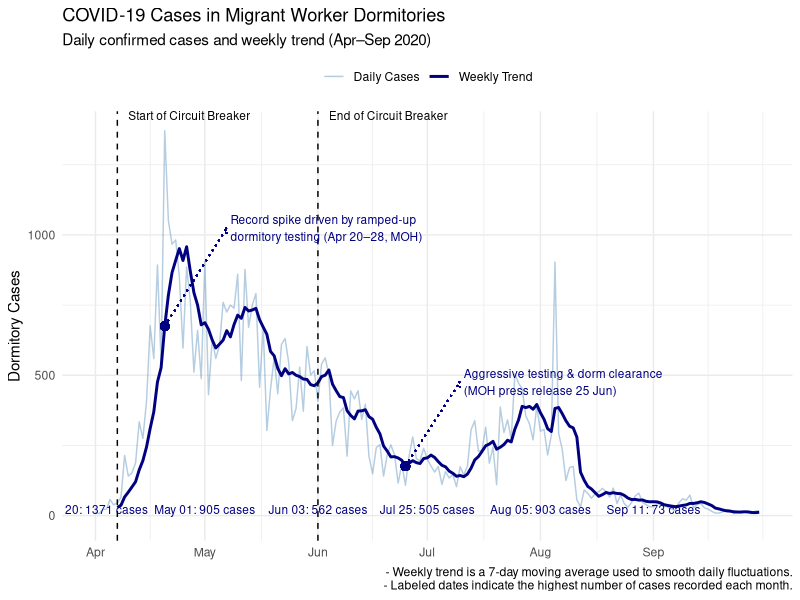
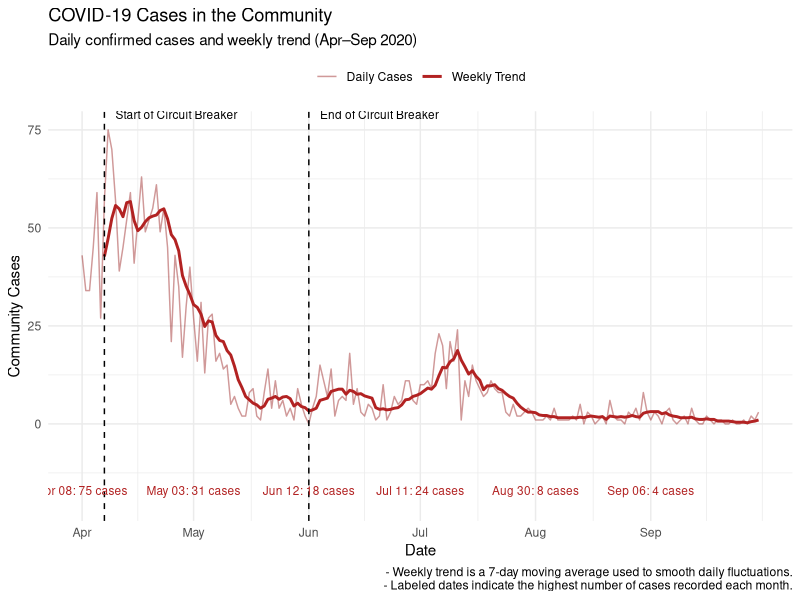
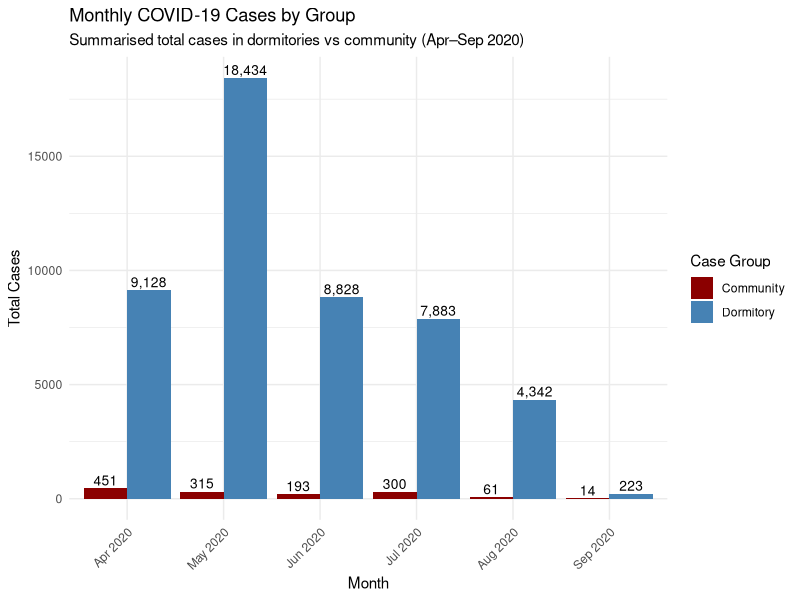
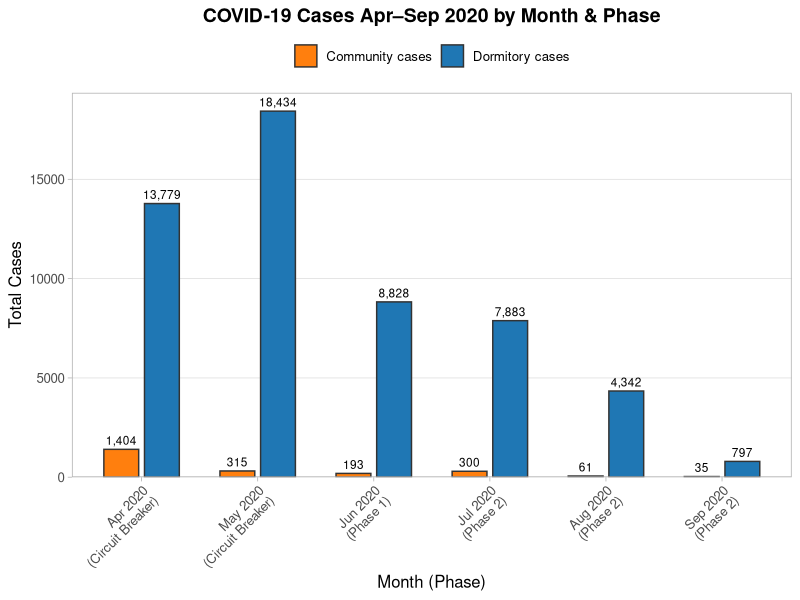
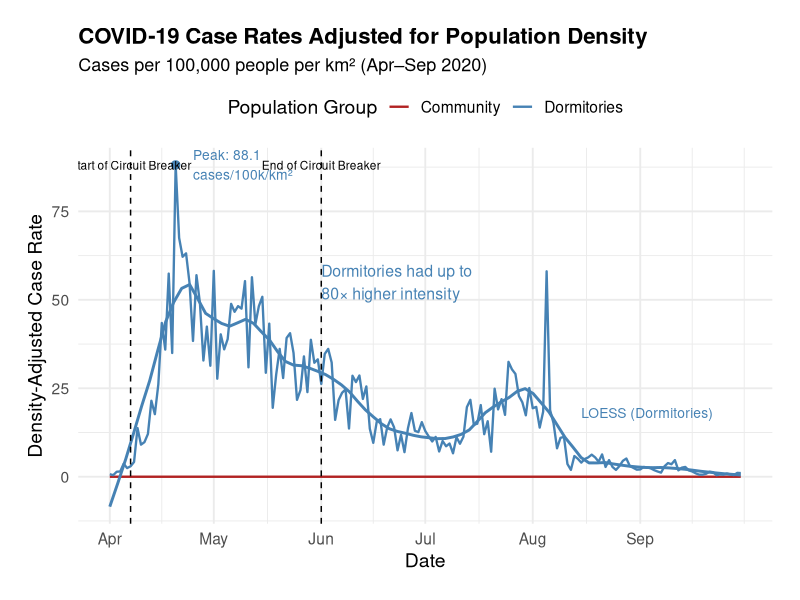
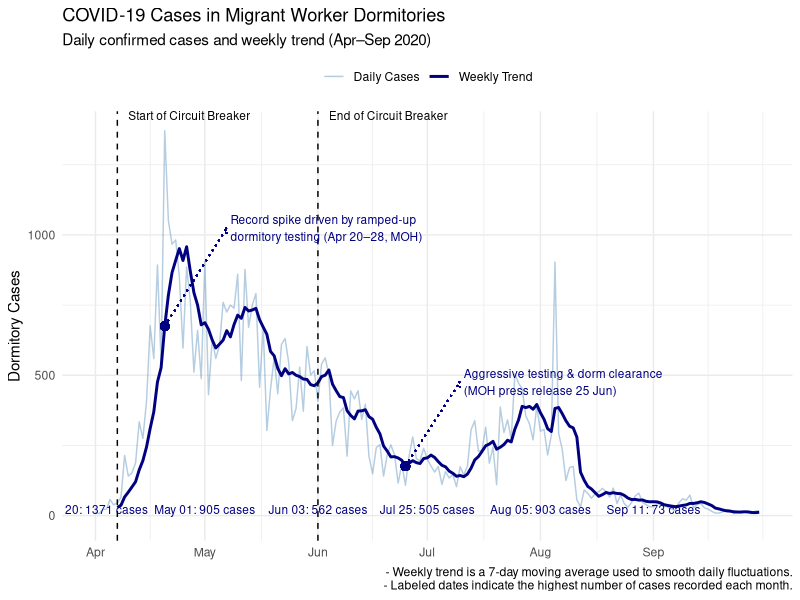
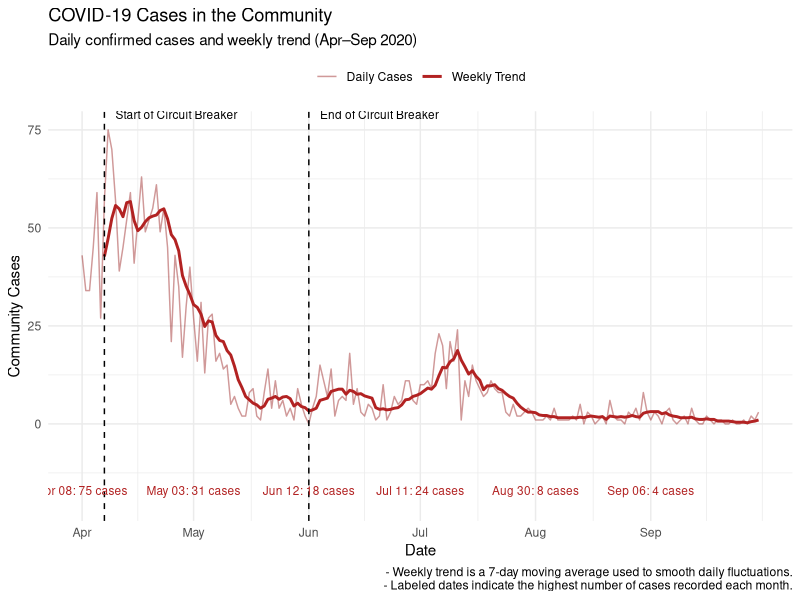
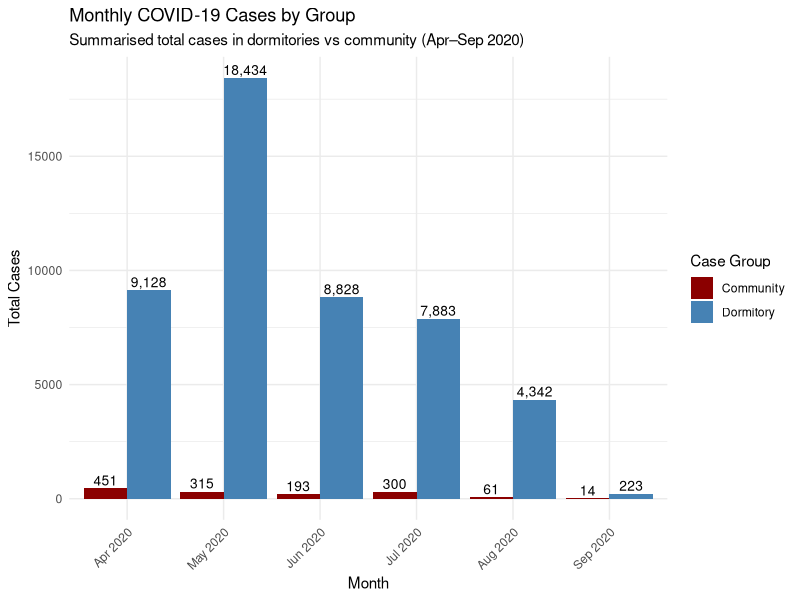

The R script that drew these images, in order:
## ---- chunk 1
# Load necessary libraries
library(tidyverse)
library(lubridate)
## ---- chunk 2
# Load the dataset
covid_data <- read_csv("covid19_sg.csv")
covid_data

# Count total number of NA values before cleaning
total_na_before <- sum(is.na(covid_data))
print(paste("Total NA values before cleaning:", as.numeric(total_na_before)))

## ---- chunk 3

# Clean dataset: replace NA in numeric columns with 0
covid_data <- covid_data %>%
  mutate(
    'Perc population completed at least one dose' = as.numeric(`Perc population completed at least one dose`),
    'Perc population completed vaccination' = as.numeric(`Perc population completed vaccination`),
    'Perc population taken booster shots' = as.numeric(`Perc population taken booster shots`),
  )

# Clean dataset: replace NA in numeric columns with 0
covid_clean <- covid_data %>%
  mutate(across(where(is.numeric), ~replace_na(., 0)))

# Count total number of 0s in numeric columns after cleaning
total_zeros_after <- covid_clean %>%
  select(where(is.numeric)) %>%
  summarise_all(~sum(. == 0)) %>%
  unlist() %>%
  sum()

print(paste("Total 0 values after cleaning:", as.numeric(total_zeros_after)))

## ---- chunk 4
# Define fixed population and land area values (2020)
dorm_population <- 311100
dorm_land_area <- 5.0
community_population <- 5685807
community_land_area <- 723.3  # 728.3 - 5.0

# Add density-adjusted rates to the dataset
covid_clean <- covid_clean %>%
  mutate(
    dorm_cases_density_rate = (`Local cases residing in dorms MOH report` / dorm_population) * 100000 / dorm_land_area,
    community_cases_density_rate = (`Local cases not residing in doms MOH report` / community_population) * 100000 / community_land_area
  )

## ---- chunk 5
#| label: Time Series Line Chart (Dormitory vs Community)
library(patchwork)
library(zoo)

# Filter data for focus period
covid_focus <- covid_clean %>%
  filter(Date >= as.Date("2020-04-01") & Date <= as.Date("2020-09-30")) %>%
  select(Date,
         Dormitory = `Local cases residing in dorms MOH report`,
         Community = `Local cases not residing in doms MOH report`) %>%
  mutate(
    Dormitory_MA = rollmean(Dormitory, k = 7, fill = NA, align = "right"),
    Community_MA = rollmean(Community, k = 7, fill = NA, align = "right"),
    Month = floor_date(Date, "month")
  )

# Dynamically compute monthly peak rows
dorm_peaks <- covid_focus %>%
  group_by(Month) %>%
  filter(Dormitory == max(Dormitory, na.rm = TRUE)) %>%
  slice(1) %>%  # Ensure only one row per month
  ungroup() %>%
  mutate(Label = paste0(format(Date, "%b %d"), ": ", Dormitory, " cases"),
         Month = floor_date(Month, "month"))  # Ensure it's 1st of month


comm_peaks <- covid_focus %>%
  group_by(Month) %>%
  filter(Community == max(Community, na.rm = TRUE)) %>%
  slice(1) %>%
  ungroup() %>%
  mutate(Label = paste0(format(Date, "%b %d"), ": ", Community, " cases"),
         Month = floor_date(Month, "month"))

# Point of interest (June 25)
annotate_point <- as.Date("2020-06-25")
annotate_y <- covid_focus %>% filter(Date == annotate_point) %>% pull(Dormitory_MA)

# Plot 1: Dormitory Cases
p1 <- ggplot(covid_focus, aes(x = Date)) +
  geom_line(
    aes(y = Dormitory, color = "Daily Cases"),
    alpha = 0.4) +
  geom_line(
    aes(y = Dormitory_MA, color = "Weekly Trend"),
    size = 1) +
  geom_vline(
    xintercept = as.Date("2020-04-07"),
    linetype = "dashed",
    color = "black") +
  geom_vline(
    xintercept = as.Date("2020-06-01"),
    linetype = "dashed",
    color = "black") +
  geom_text(
    data = dorm_peaks,
    aes(x = Month, y = -20, label = Label),
    inherit.aes = FALSE, 
    vjust = -0.8, size = 3, color = "navy") +
  geom_point(
    aes(x = annotate_point, y = annotate_y), 
    color = "navy", size = 2.5) + 
   geom_segment(
     aes(x = annotate_point, y = annotate_y, xend = annotate_point + 15, yend = annotate_y + 300),
     arrow = arrow(length = unit(0.15, "cm")),
     color = "navy", linetype = "dotted") +
  annotate("text", 
            x = as.Date("2020-04-10"), 
            y = max(covid_focus$Dormitory, na.rm = TRUE),
            label = "Start of Circuit Breaker",
            hjust = 0, vjust = -1.2, size = 3) +
  annotate("text",
           x = as.Date("2020-06-04"),
           y = max(covid_focus$Dormitory, na.rm = TRUE),
           label = "End of Circuit Breaker",
           hjust = 0, vjust = -1.2, size = 3) +
  annotate("text",
           x = annotate_point + 16,
           y = annotate_y + 300,
           label = "Aggressive testing & dorm clearance\n(MOH press release 25 Jun)",
           hjust = 0, size = 3, color = "navy") +
  scale_x_date(
    breaks = seq(as.Date("2020-04-01"), as.Date("2020-09-30"), by = "1 month"),
    date_labels = "%b",
    limits = c(as.Date("2020-04-01"), as.Date("2020-09-30"))
  ) +
  scale_color_manual(
    values = c("Daily Cases" = "steelblue", "Weekly Trend" = "navy")) +
  labs(
    title = "COVID-19 Cases in Migrant Worker Dormitories",
    subtitle = "Daily confirmed cases and weekly trend (Apr–Sep 2020)",
    caption = "- Weekly trend is a 7-day moving average used to smooth daily fluctuations.\n- Labeled dates indicate the highest number of cases recorded each month.",
    y = "Dormitory Cases", x = NULL, color = NULL) +
  theme_minimal() +
  theme(legend.position = "top")


# April spike annotation for Dormitory cases
combined_apr <- as.Date("2020-04-20")
combined_apr_y <- covid_focus %>% filter(Date == combined_apr) %>% pull(Dormitory_MA)

p1 <- p1 +
  geom_point(aes(x = combined_apr, y = combined_apr_y), color = "navy", size = 2.5) +
  geom_segment(aes(x = combined_apr, y = combined_apr_y,
                   xend = combined_apr + 17, yend = combined_apr_y + 350), arrow = arrow(length = unit(0.15, "cm")), color = "navy", linetype = "dotted") +
  annotate("text",
           x = combined_apr + 18,
           y = combined_apr_y + 350,
           label = "Record spike driven by ramped-up\ndormitory testing (Apr 20–28, MOH)",
           hjust = 0, size = 3, color = "navy")




# Plot 2: Community Cases
p2 <- ggplot(covid_focus, aes(x = Date)) +
  geom_line(aes(y = Community, color = "Daily Cases"), alpha = 0.4) +
  geom_line(aes(y = Community_MA, color = "Weekly Trend"), size = 1) +
  geom_vline(xintercept = as.Date("2020-04-07"), linetype = "dashed", color = "black") +
  geom_vline(xintercept = as.Date("2020-06-01"), linetype = "dashed", color = "black") +
  geom_text(data = comm_peaks, aes(x = Month, y = -20, label = Label),
          inherit.aes = FALSE, vjust = -0.8, size = 3, color = "firebrick") +
  annotate("text", x = as.Date("2020-04-10"), y = max(covid_focus$Community, na.rm = TRUE),
           label = "Start of Circuit Breaker", hjust = 0, vjust = -1.2, size = 3) +
  annotate("text", x = as.Date("2020-06-04"), y = max(covid_focus$Community, na.rm = TRUE),
           label = "End of Circuit Breaker", hjust = 0, vjust = -1.2, size = 3) +
  scale_x_date(
    breaks = seq(as.Date("2020-04-01"), as.Date("2020-09-30"), by = "1 month"),
    date_labels = "%b",
    limits = c(as.Date("2020-04-01"), as.Date("2020-09-30"))
  ) +
  scale_color_manual(values = c("Daily Cases" = "darkred", "Weekly Trend" = "firebrick")) +
  labs(
    title = "COVID-19 Cases in the Community",
    subtitle = "Daily confirmed cases and weekly trend (Apr–Sep 2020)",
    caption = "- Weekly trend is a 7-day moving average used to smooth daily fluctuations.\n- Labeled dates indicate the highest number of cases recorded each month.",
    y = "Community Cases", x = "Date", color = NULL
  ) +
  theme_minimal() +
  theme(legend.position = "top")

# Save each plot separately
ggsave("covid_dormitory_plot.png", p1, width = 12, height = 6)
ggsave("covid_community_plot.png", p2, width = 12, height = 6)

# Optionally display each one in sequence
p1
p2






## ---- chunk 6
#| label: Monthly cases bar plot (Dormitory vs Community)
library(scales)

# Prepare monthly summary
monthly_cases <- covid_clean %>%
  filter(Date >= as.Date("2020-04-20") & Date <= as.Date("2020-09-07")) %>%
  mutate(Month = floor_date(Date, "month")) %>%
  group_by(Month) %>%
  summarise(
    Dormitory = sum(`Local cases residing in dorms MOH report`, na.rm = TRUE),
    Community = sum(`Local cases not residing in doms MOH report`, na.rm = TRUE)
  ) %>%
  pivot_longer(cols = c(Dormitory, Community), names_to = "Group", values_to = "Cases") %>%
  mutate(Month = factor(format(Month, "%b %Y"), levels = format(seq.Date(as.Date("2020-04-01"), as.Date("2020-09-01"), by = "month"), "%b %Y")))

# Plot
monthly_bar <- ggplot(monthly_cases, aes(x = Month, y = Cases, fill = Group)) +
  geom_col(position = position_dodge(width = 0.9)) +
  geom_text(
    aes(label = comma(Cases)),
    position = position_dodge(width = 0.9),
    vjust = -0.3,
    size = 3.5
  ) +
  scale_fill_manual(values = c("Dormitory" = "steelblue", "Community" = "darkred")) +
  labs(
    title = "Monthly COVID-19 Cases by Group",
    subtitle = "Summarised total cases in dormitories vs community (Apr–Sep 2020)",
    x = "Month", y = "Total Cases", fill = "Case Group"
  ) +
  theme_minimal() +
  theme(axis.text.x = element_text(angle = 45, hjust = 1))

# Save and view
ggsave("monthly_covid_cases_grouped.png", monthly_bar, width = 10, height = 6)
monthly_bar

## ---- chunk 7

library(tidyverse)
library(lubridate)
library(scales)

# 1) Load & filter Apr–Sep 2020
df <- read_csv("covid19_sg.csv", col_types = cols(
  Date = col_date(),
  `Local cases residing in dorms MOH report`    = col_double(),
  `Local cases not residing in doms MOH report` = col_double(),
  Phase = col_character()
)) %>%
  filter(Date >= ymd("2020-04-01"), Date <= ymd("2020-09-30")) %>%
  mutate(
    dorm  = `Local cases residing in dorms MOH report`,
    comm  = `Local cases not residing in doms MOH report`,
    Month = floor_date(Date, "month")
  )

# 2) Summarise + build labels
monthly <- df %>%
  group_by(Month) %>%
  summarise(
    dorm  = sum(dorm, na.rm = TRUE),
    comm  = sum(comm, na.rm = TRUE),
    Phase = Phase %>% table() %>% which.max() %>% names()
  ) %>%
  ungroup() %>%
  mutate(
    label = paste0(format(Month, "%b %Y"), "\n(", Phase, ")")
  )

# 3) Pivot longer for ggplot
monthly_long <- monthly %>%
  select(label, dorm, comm) %>%
  pivot_longer(c(dorm, comm),
               names_to  = "Type",
               values_to = "Count") %>%
  mutate(
    Type = recode(Type,
                  dorm = "Dormitory cases",
                  comm = "Community cases"),
    label = factor(label, levels = monthly$label)  # preserve order
  )

# 4) Plot
ggplot(monthly_long, aes(x = label, y = Count, fill = Type)) +
  geom_col(position = position_dodge(width = 0.7),
           width    = 0.6,
           color    = "grey20") +
  geom_text(aes(label = comma(Count)),
            position = position_dodge(width = 0.7),
            vjust    = -0.5,
            size     = 3) +
  scale_fill_manual(
    values = c("Community cases" = "#ff7f0e",
               "Dormitory cases" = "#1f77b4")
  ) +
  scale_y_continuous(
    expand = expansion(mult = c(0, 0.05))
  ) +
  theme_light(base_size = 12) +
  theme(
    axis.text.x       = element_text(angle = 45, hjust = 1),
    panel.grid.major.x = element_blank(),
    panel.grid.minor   = element_blank(),
    legend.position    = "top",
    legend.title       = element_blank(),
    plot.title         = element_text(face = "bold", hjust = 0.5, size = 14)
  ) +
  labs(
    x     = "Month (Phase)",
    y     = "Total Cases",
    title = "COVID-19 Cases Apr–Sep 2020 by Month & Phase"
  )


## ---- chunk 8
library(tidyr)
library(ggplot2)

# Prepare long-form data
covid_long <- covid_clean %>%
  select(Date, dorm_cases_density_rate, community_cases_density_rate) %>%
  pivot_longer(cols = -Date, names_to = "Group", values_to = "Rate") %>%
  mutate(
    Date = as.Date(Date),
    Group = recode(Group,
                   "dorm_cases_density_rate" = "Dormitories",
                   "community_cases_density_rate" = "Community")
  ) %>%
  filter(Date >= as.Date("2020-04-01") & Date <= as.Date("2020-09-30"))

# Find dormitory peak
peak_dorm <- covid_long %>%
  filter(Group == "Dormitories") %>%
  filter(Rate == max(Rate, na.rm = TRUE)) %>%
  slice(1)

peak_date <- peak_dorm$Date
peak_rate <- peak_dorm$Rate

# Plot
density_plot <- ggplot(covid_long, aes(x = Date, y = Rate, color = Group)) +
  geom_line(size = 0.8) +

  # LOESS smoothing for Dormitories only
  geom_smooth(
    data = covid_long %>% filter(Group == "Dormitories"),
    aes(x = Date, y = Rate),
    se = FALSE, method = "loess", span = 0.2,
    color = "steelblue", size = 1
  ) +

  # Label the LOESS line
  annotate("text", x = as.Date("2020-08-15"), y = 18,
           label = "LOESS (Dormitories)", color = "steelblue", size = 3.5, hjust = 0) +

  # Peak dorm point and label
  geom_point(data = peak_dorm, aes(x = Date, y = Rate), color = "steelblue", size = 2.5) +
  annotate("text",
           x = peak_date + 5,
           y = peak_rate,
           label = paste0("Peak: ", round(peak_rate, 1), "\ncases/100k/km²"),
           hjust = 0,
           size = 3.5,
           color = "steelblue") +

  # Color scale
  scale_color_manual(values = c("Dormitories" = "steelblue", "Community" = "firebrick")) +

  # Axis setup
  scale_x_date(
    breaks = seq(as.Date("2020-04-01"), as.Date("2020-09-30"), by = "1 month"),
    date_labels = "%b",
    limits = c(as.Date("2020-04-01"), as.Date("2020-09-30"))
  ) +

  # Circuit Breaker vertical lines and horizontal labels
  geom_vline(xintercept = as.Date("2020-04-07"), linetype = "dashed", color = "black") +
  geom_vline(xintercept = as.Date("2020-06-01"), linetype = "dashed", color = "black") +
  annotate("text", x = as.Date("2020-04-07"), y = 88,
           label = "Start of Circuit Breaker", size = 3, color = "black", hjust = 0.5) +
  annotate("text", x = as.Date("2020-06-01"), y = 88,
           label = "End of Circuit Breaker", size = 3, color = "black", hjust = 0.5) +

  # Disparity annotation
  annotate("text", x = as.Date("2020-06-01"), y = 55,
           label = "Dormitories had up to\n80× higher intensity",
           color = "steelblue", size = 4, hjust = 0) +

  # Styling with expanded margins
  theme_minimal(base_size = 14) +
  theme(
    legend.position = "top",
    plot.title = element_text(face = "bold", size = 16),
    plot.subtitle = element_text(size = 13),
    plot.margin = margin(t = 20, r = 20, b = 20, l = 20)
  ) +
  labs(
    title = "COVID-19 Case Rates Adjusted for Population Density",
    subtitle = "Cases per 100,000 people per km² (Apr–Sep 2020)",
    x = "Date",
    y = "Density-Adjusted Case Rate",
    color = "Population Group"
  )

# Save the plot (JPG or PNG)
ggsave("covid_density_rates_sg.png",
       plot = density_plot,
       width = 10, height = 6, dpi = 300,
       device = "png", bg = "white")

# Optionally display
density_plot


